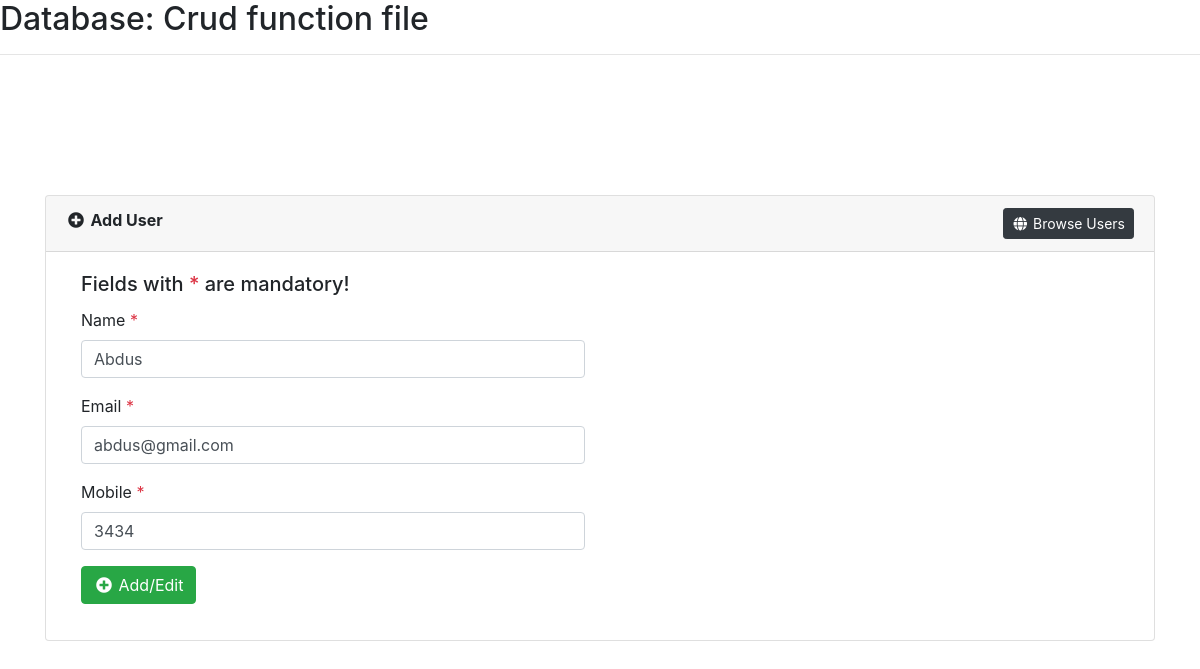
The app's page /manage-users.php?id=1 with its own data.
### tables this page shows
CREATE TABLE `user` (
  `id` int(11) NOT NULL,
  `name` varchar(50) NOT NULL,
  `email` varchar(20) NOT NULL,
  `mobile` varchar(15) NOT NULL
);

### manage-users.php (the view, shortened to what this page needs)
<?php
include('database.php');
$obj = new queryz();
$name = '';
$email = '';
$mobile = '';
if(isset($_GET['id']) && $_GET['id'] !=''){
	$id = $obj->get_safe_str($_GET['id']);
	$condition_arr = array('id'=>$id);
	$result = $obj->getData('user', '*', $condition_arr);
	$name = $result[0]['name'];
	$email = $result[0]['email'];
	$mobile = $result[0]['mobile'];
}
?>
<!doctype html>
<html lang="en-US">
   <head>
      <link rel="stylesheet" href="https://stackpath.bootstrapcdn.com/bootstrap/4.2.1/css/bootstrap.min.css">
      <link rel="stylesheet" href="https://use.fontawesome.com/releases/v5.6.3/css/all.css">
   </head>
   <body>
      <div class="container">
         <div class="card">
            <div class="card-header"><i class="fa fa-fw fa-plus-circle"></i> <strong>Add User</strong> <a href="users.php" class="float-right btn btn-dark btn-sm"><i class="fa fa-fw fa-globe"></i> Browse Users</a></div>
            <div class="card-body">
               <div class="col-sm-6">
                  <h5 class="card-title">Fields with <span class="text-danger">*</span> are mandatory!</h5>
                  <form method="post">
                     <div class="form-group">
                        <label>Name <span class="text-danger">*</span></label>
                        <input type="text" name="name" id="name" class="form-control" placeholder="Enter name" required value="<?php echo $name; ?>">
                     </div>
                     <div class="form-group">
                        <label>Email <span class="text-danger">*</span></label>
                        <input type="email" name="email" id="email" class="form-control" placeholder="Enter email" required value="<?php echo $email; ?>">
                     </div>
                     <div class="form-group">
                        <label>Mobile <span class="text-danger">*</span></label>
                        <input type="tel" class="tel form-control" name="mobile" id="mobile"  placeholder="Enter mobile" required value="<?php echo $mobile; ?>">
                     </div>
                     <div class="form-group">
                        <button type="submit" name="submit" value="submit" id="submit" class="btn btn-success"><i class="fa fa-fw fa-plus-circle"></i> Add/Edit</button>
                     </div>
                  </form>
               </div>
            </div>
         </div>
      </div>
   </body>
</html>

### manage-users.php (style rules this page uses)
.container { margin-top:100px; }

### records on screen
user: name "Abdus", email "abdus@gmail.com", mobile "3434"
